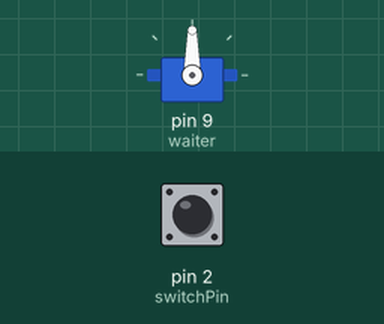
A sketch run on a simulated Arduino Uno, built with avr-gcc and run on an emulated ATmega328P. Shown: servo. The test bench sets the inputs (shaded band); at power-on: pin 2 (switchPin) LOW.

Above: at 1.2 s.
1.3 s: pin 2 (switchPin) pulled HIGH for 0.15 s
At 2.1 s:
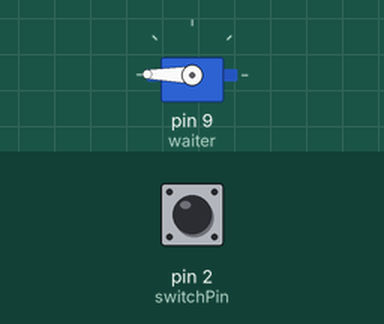
2.9 s: pin 2 (switchPin) driven HIGH
5.9 s: pin 2 (switchPin) driven LOW
At 6.8 s:
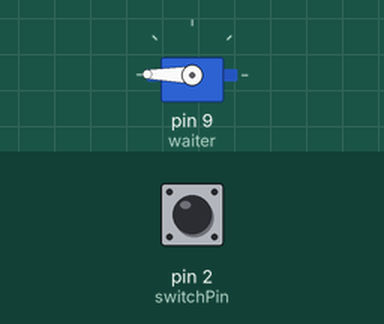
7.4 s: pin 2 (switchPin) driven HIGH
At 8.0 s:
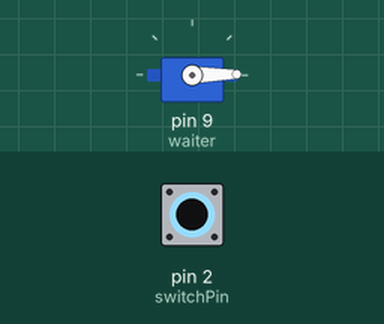
Timing chart, 0 to 66.9 s (numbered marks = the images above; inputs shaded):
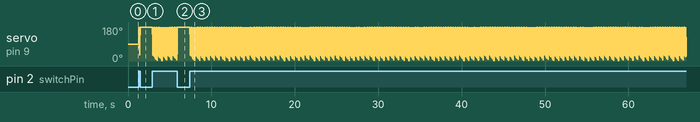

The sketch:

Motorised_Pinwheel_-_P9.ino
```cpp
#include <Servo.h>

Servo waiter;
const int switchPin = 2;
const int motorPin = 9;
int switchState = 0;
void setup() {
  // put your setup code here, to run once:
  waiter.attach(9);
  pinMode(switchPin, INPUT);

}

void loop() {
  // put your main code here, to run repeatedly:
  switchState = digitalRead(switchPin);
  if(switchState == HIGH){
    for(int i = 1; i < 180; i++)
    {
      waiter.write(i);
    }
  }
  else
  {
  }

}
```

Measured:
- after the input at 1.3 s, servo on pin 9 (waiter): 90° → 179° at once
- after the input at 5.9 s, servo on pin 9 (waiter): goes on until 5.9 s, then stays 179°
- after the input at 7.4 s, servo on pin 9 (waiter): 179° → 142° at once, then moves between 1° and 179°, repeating every 3.6 s
